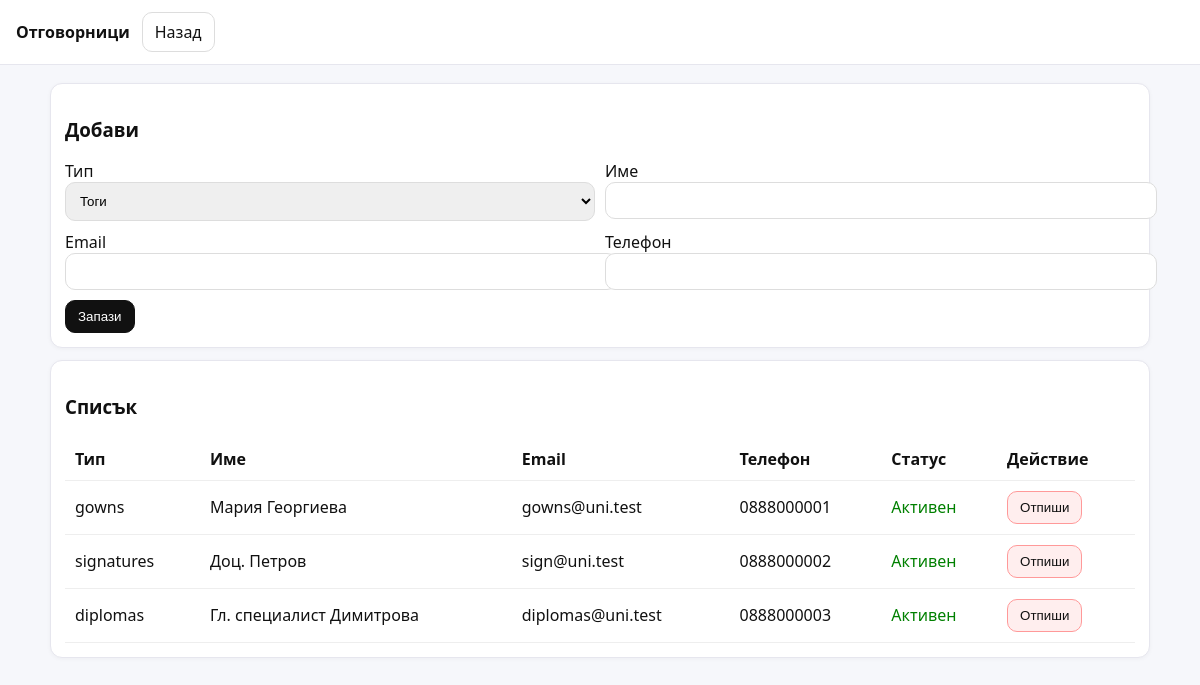
/admin/responsibilities.php (signed in), run on the app's committed database.
### tables this page shows
CREATE TABLE responsibilities (
  id INT AUTO_INCREMENT PRIMARY KEY,
  type ENUM('gowns','signatures','diplomas') NOT NULL,
  person_name VARCHAR(190) NOT NULL,
  email VARCHAR(190) NULL,
  phone VARCHAR(50) NULL,
  active TINYINT NOT NULL DEFAULT 1
);

### inc/helpers.php (called while the page is built, shortened)
<?php
function h($s){ return htmlspecialchars((string)$s, ENT_QUOTES, 'UTF-8'); }

### admin/responsibilities.php (the view, shortened to what this page needs)
<?php
require_once __DIR__.'/../inc/helpers.php';
$pdo = db();
$rows = $pdo->query("SELECT * FROM responsibilities ORDER BY type, active DESC, person_name")->fetchAll();
?>
<!doctype html><html lang="bg"><head>
<link rel="stylesheet" href="/graduation/assets/styles.css">
<title>Отговорници</title></head><body>
<div class="topbar"><b>Отговорници</b><a class="btn" href="/graduation/admin/dashboard.php">Назад</a></div>
<div class="container">
  <div class="card">
    <h3>Добави</h3>
    <form method="post" class="row">
      <div><label>Тип</label>
        <select name="type">
          <option value="gowns">Тоги</option>
        </select>
      </div>
      <div><label>Име</label><input name="person_name" required></div>
      <div><label>Email</label><input name="email"></div>
      <div><label>Телефон</label><input name="phone"></div>
      <div style="grid-column:1/-1"><button class="btn primary">Запази</button></div>
    </form>
  </div>
  <div class="card">
    <h3>Списък</h3>
    <table class="table">
      <thead><tr><th>Тип</th><th>Име</th><th>Email</th><th>Телефон</th><th>Статус</th><th>Действие</th></tr></thead>
      <tbody>
        <?php foreach($rows as $r): ?>
          <tr>
            <td><?=h($r['type'])?></td>
            <td><?=h($r['person_name'])?></td>
            <td><?=h($r['email'] ?? '')?></td>
            <td><?=h($r['phone'] ?? '')?></td>
            <td>
              <?= $r['active'] ? '<span style="color:green">Активен</span>' : '<span style="color:#999">Отписан</span>' ?>
            </td>
            <td>
              <form method="post" action="/graduation/api/toggle_responsibility.php">
                <?php if($r['active']): ?>
                  <button class="btn" style="background:#fee;border-color:#f99"
                    onclick="return confirm('Сигурен ли си, че искаш да отпишеш този отговорник?')">
                    Отпиши
                  </button>
                <?php else: ?>
                  <button class="btn" style="background:#e6fffa;border-color:#6ee7b7">
                    Възстанови
                  </button>
                <?php endif; ?>
              </form>
            </td>
          </tr>
        <?php endforeach; ?>
      </tbody>
    </table>
  </div>
</div>
</body></html>

### assets/styles.css (style rules this page uses)
:root { font-family:system-ui,Segoe UI,Arial; }
body { margin:0;background:#f6f7fb;color:#111; }
.topbar { display:flex;gap:12px;align-items:center;padding:12px 16px;background:#fff;border-bottom:1px solid #e6e6ee; }
.container { max-width:1100px;margin:18px auto;padding:0 14px; }
.card { background:#fff;border:1px solid #e6e6ee;border-radius:12px;padding:14px;margin:12px 0;box-shadow:0 1px 4px rgba(0,0,0,.04); }
.table { width:100%;border-collapse:collapse; }
.table th,.table td { padding:10px;border-bottom:1px solid #eee;text-align:left; }
.btn { display:inline-block;padding:8px 12px;border-radius:10px;border:1px solid #ddd;background:#fff;cursor:pointer;text-decoration:none;color:#111; }
.btn.primary { background:#111;color:#fff;border-color:#111; }
input:not([type="checkbox"]),select,textarea { width:100%;padding:10px;border-radius:10px;border:1px solid #ddd; }
.row { display:grid;grid-template-columns:1fr 1fr;gap:10px; }

### data on the page
responsibilities: type "gowns", person_name "Мария Георгиева", email "gowns@uni.test", phone "0888000001", active "Активен"
responsibilities: type "signatures", person_name "Доц. Петров", email "sign@uni.test", phone "0888000002", active "Активен"
responsibilities: type "diplomas", person_name "Гл. специалист Димитрова", email "diplomas@uni.test", phone "0888000003", active "Активен"
